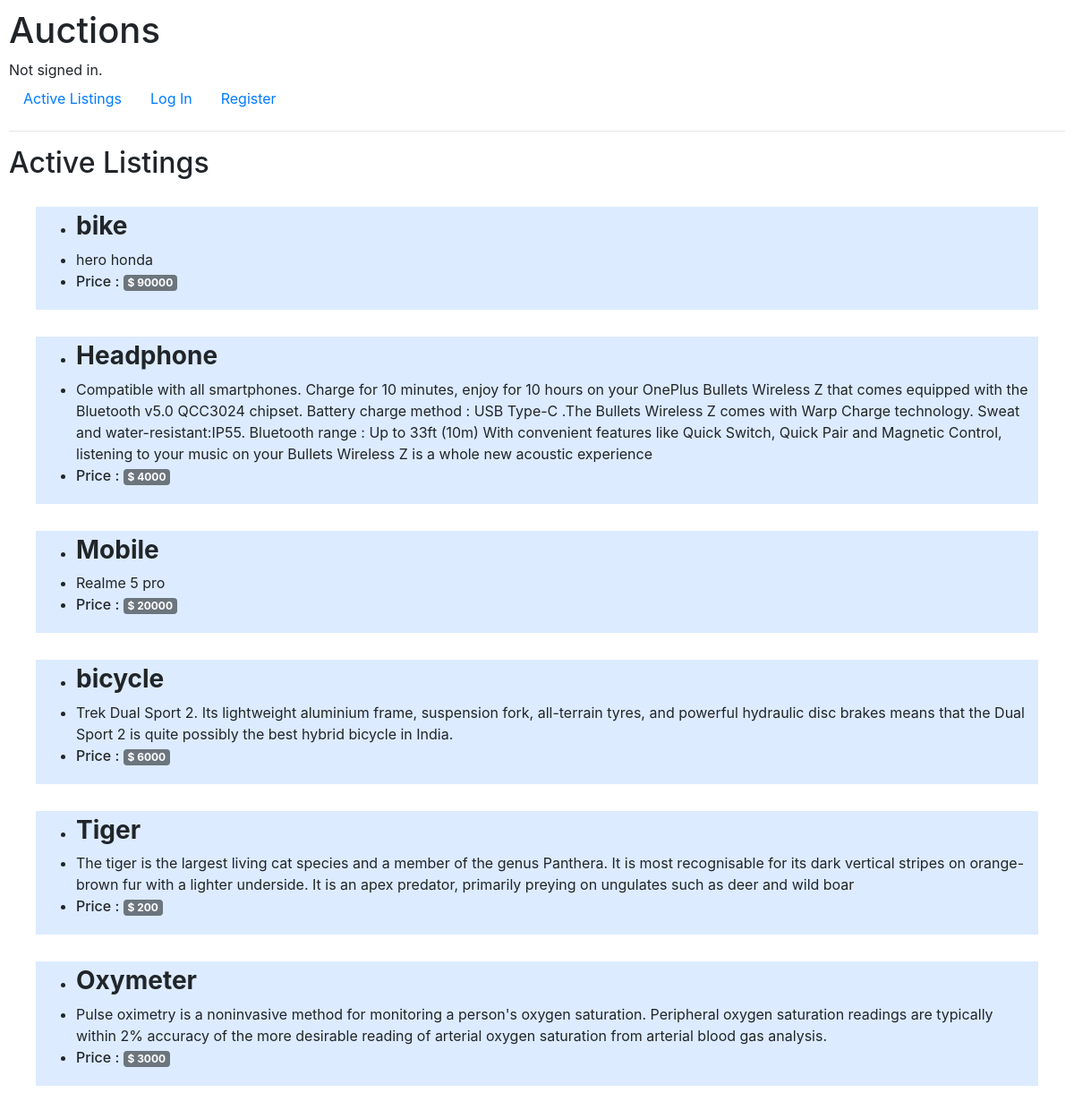
/, run on an earlier commit of the app's database.
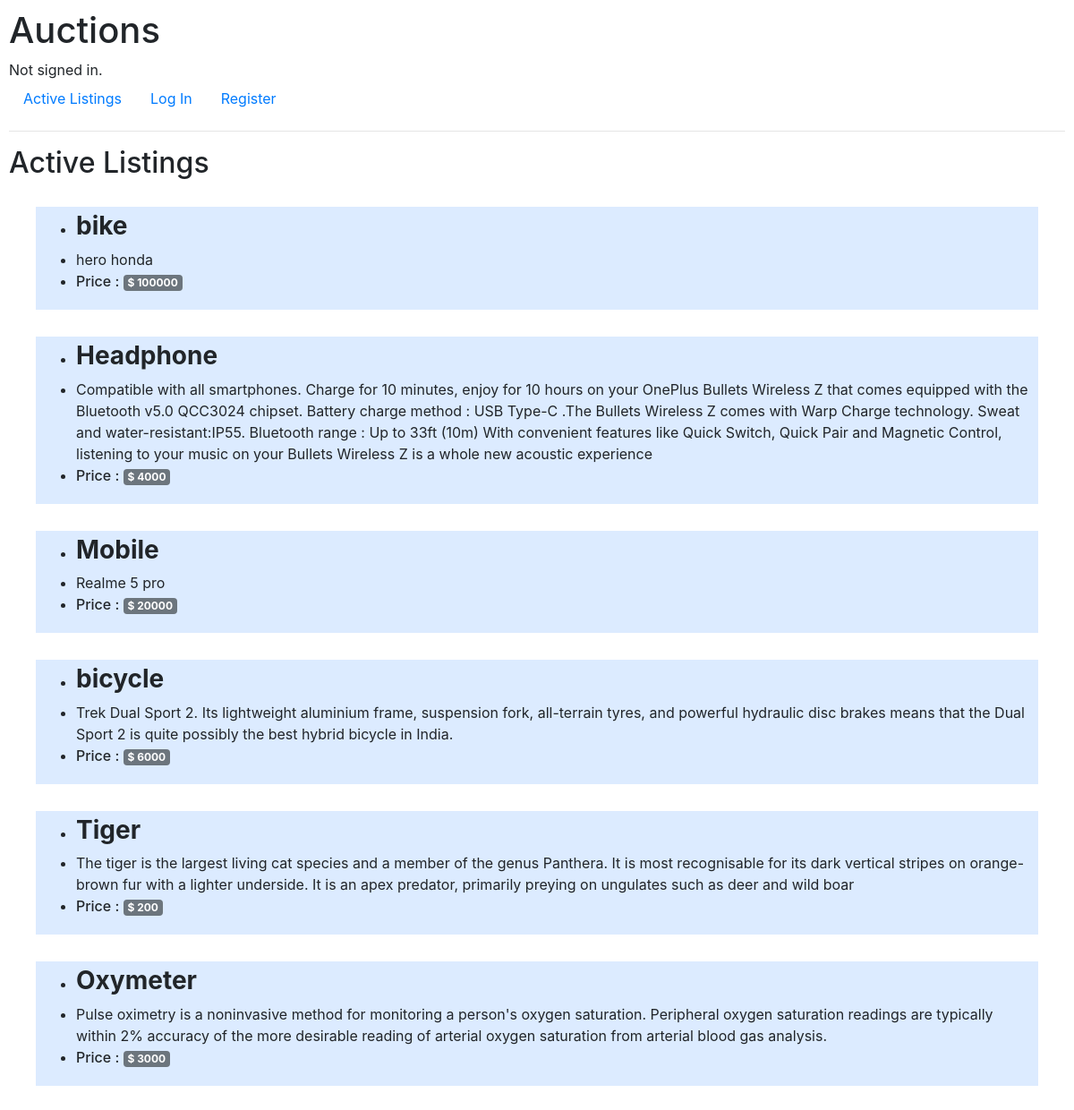
And on a later commit of the database.
### auctions/models.py (models this page shows, shortened)
class Listing(models.Model):
    title = models.CharField(max_length=64)
    details = models.TextField(default='')
    price = models.IntegerField()
    owner = models.CharField(max_length=64)
    buyer = models.CharField(max_length=64 , default="none")
    status = models.CharField(max_length=5 , default="false")

### auctions/views.py (the view)
# urls.py: path("", views.index, name="index"),
def index(request):
    if request.method == "POST" :
        listing = Listing(title=request.POST['title'] , details=request.POST['details'] , price=int(request.POST['price']) , owner=request.user.username ,buyer ="none")
        listing.save()
    id_list = []
    for i in Watchlist.objects.filter(name= request.user.username) :
        id_list.append(i.item)
    return render(request, "auctions/index.html" , {
        "listings": Listing.objects.all() ,
        "check" : id_list
    })

### auctions/templates/auctions/index.html (shortened to what this page needs)
{% extends "auctions/layout.html" %}
{% block body %}
    <h2>Active Listings</h2>
    {% if user.is_authenticated %}
    {% for listing in listings %}
    {% if listing.status == 'false' %}
        <a href="{% url 'bid' listing.id %}" style="text-decoration: none;color: black;">
        <div style="background-color: rgb(220, 235, 255); margin: 30px; padding: 5px;">
        <ul>
            {% if user.is_authenticated %}
                {% if listing.owner == user.username %}
                    <h5>Your item</h5>
                {% endif %}
            {% endif %}
            <li><h3><strong>{{listing.title}}</strong></h3></li>
            <li>{{listing.details}}</li>
            <li><h6>Price : <span class="badge badge-secondary">$ {{listing.price}}</span></h6></li>
            {% if user.is_authenticated %}
                {% if listing.owner == user.username %}
                    <div class="btn-group" role="group" aria-label="Basic example">
                        <form action="{% url 'bid' listing.id %}" method="post">
                            {% csrf_token %}
                            {% if listing.buyer != 'none'%}
                                <input class="btn btn-primary" type="submit" name="close" value="Sell" style="height: 35px;">
                            {% endif%}
                            <input class="btn btn-primary" type="submit" name="remove" value="Remove" style="height: 35px;">
                            {% if listing.id in check %}
                                <input class="btn btn-primary" type="submit"  value="Added" style="height: 35px; margin-left: 1050px;">
                            {% else %}
                                <input class="btn btn-primary" type="submit" name="add" value="Add to watchlist" style="height: 35px; margin-left: 1050px;">
                            {% endif %}
                        </form>
                    </div>
                {% else %}
                    <div class="btn-group" role="group" aria-label="Basic example">
                        <form action="{% url 'bid' listing.id %}" method="post">
                            {% csrf_token %}
                            <input class="btn btn-primary" type="submit"  value="Bid" style="height: 35px;">
                            {% if listing.id in check %}
                                <input class="btn btn-primary" type="submit"  value="Added" style="height: 35px; margin-left: 1050px;">
                            {% else %}
                                <input class="btn btn-primary" type="submit" name="add" value="Add to watchlist" style="height: 35px; margin-left: 1050px;">
                            {% endif %}
                        </form>
                    </div>
                {% endif %}
                {% if listing.buyer == 'none'%}
                    <div>
                        <strong>No bid on this item</strong>
                    </div>
                {% elif listing.buyer == user.username %}
                    <div>
                        <strong>You are currently the highest bidder</strong>
                    </div>
                {% endif%}
            {% endif %}
        </ul>
        </div>
        </a>
    {% endif %}
    {% endfor %}
    {% else %}
    {% for listing in listings %}
    {% if listing.status == 'false' %}
        <div style="background-color: rgb(220, 235, 255); margin: 30px; padding: 5px;">
        <ul>
            <li><h3><strong>{{listing.title}}</strong></h3></li>
            <li>{{listing.details}}</li>
            <li><h6>Price : <span class="badge badge-secondary">$ {{listing.price}}</span></h6></li>
        </ul>
        </div>
    {% endif %}
    {% endfor %}
    {% endif %}
{% endblock %}

What changed in the data, as far as the page shows it:
changed Listing "bike": price "90000" → "100000"
